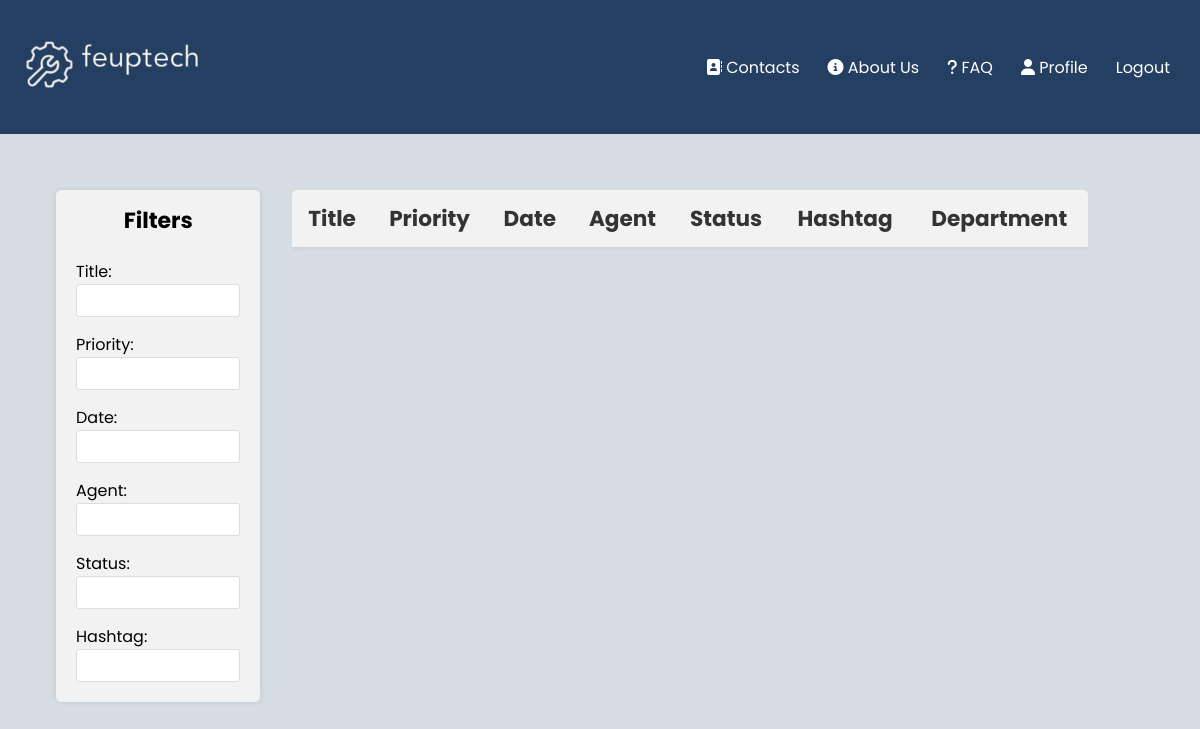
The page /pages/tickets_all.php?department=Operations (signed in) on the database as committed earlier.
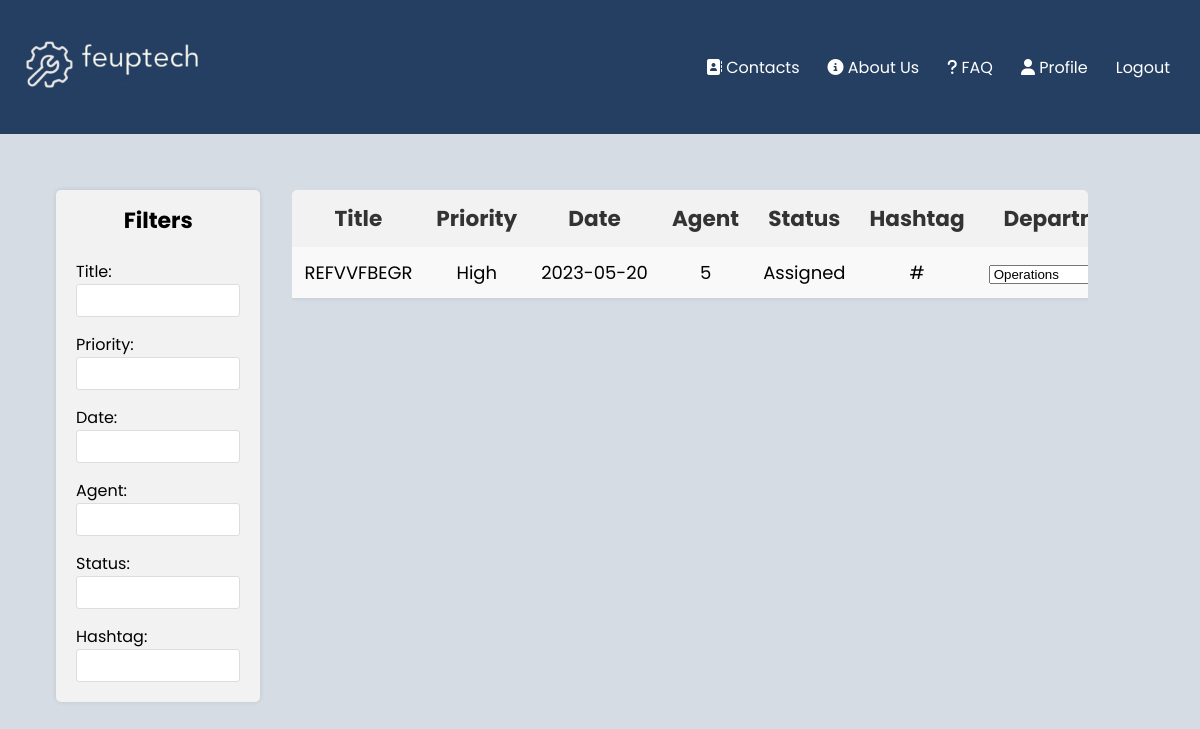
The same page on the database as committed later.
### tables this page shows
CREATE TABLE tickets(

    idTicket integer primary key AUTOINCREMENT,
    title text NOT NULL,
    description text,
    status text references Status(title),
    idAgent text references Agents(idAgent),
    idClient text references Clients(idClient),
    department text references department(title),
    priority text,
    hashtag text,
    date datetime
);

### pages/tickets_all.php (called while the page is built, shortened)
<?php
    require_once(__DIR__ . '/../database/connection.db.php');
    include '../database/ticket.class.php';
    include '../database/user.class.php';
    include '../utils/session.php';
    include '../templates/tickets.tpl.php';
    include '../templates/tickets_all.tpl.php';
    $session = new Session();
    $db = getDatabaseConnection();
    $user = User::getUserWithId($db, $session->getID());
    $tickets = $user->getAllTicketsWithDepartment($db, $_GET['department']);
    $departments = $user->getAllDepartments($db);
    drawTicketsHeader($session);
    drawTicketsAll($db, $tickets, $departments);
?>

### utils/session.php (called while the page is built, shortened)
<?php
class Session{
      public function isLoggedIn() : bool {
        return isset($_SESSION['id']);
      }
      public function getID() : ?int {
        return isset($_SESSION['id']) ? $_SESSION['id'] : null;
      }
}
?>

### database/ticket.class.php (called while the page is built, shortened)
<?php
     class Ticket{
        public string $title;
        public string $priority;
        public function __construct(int $idTicket, string $title, string $status,
          string $description, string $department, string $priority, string $hashtag, string $date, string $idClient, int $idAgent){
            $this->idTicket = $idTicket;
            $this->title = $title;
            $this->status = $status;
            $this->department = $department;
            $this->priority = $priority;
            $this->date = $date;
            $this->idAgent = $idAgent;
        }
        public function getTitle(){
            return $this->title;
        }
        public function getPriority(){
            return $this->priority;
        }
    }
?>

### database/user.class.php (called while the page is built, shortened)
<?php
     class User{
        static function getUserWithID(PDO $db, int $id) : ?User {
            $stmt = $db->prepare('
                SELECT u.idUser, u.email, u.name, u.username
                FROM users u JOIN admins a ON u.idUser = a.idAdmin
                WHERE u.idUser = ?');
            $stmt->execute(array($id));
            $row = $stmt->fetch(PDO::FETCH_ASSOC);
            $stmt = $db->prepare('
                SELECT u.idUser, u.email, u.name, u.username
                FROM users u JOIN agents a ON u.idUser = a.idAgent
                WHERE u.idUser = ?');
            $stmt->execute(array($id));;
            $row = $stmt->fetch(PDO::FETCH_ASSOC);
            if ($row !== false) {
                return new Agent($row['idUser'], $row['email'], $row['name'], $row['username']);
            }
            return null;
            }
     }
    class Agent extends Client{
        function getAllTicketsWithDepartment($db, $department){
            $stmt = $db->prepare('SELECT idTicket, date, status, title, description, department, priority, idClient, idAgent, hashtag FROM tickets WHERE department = ?');
            $stmt->execute([$department]);
            $ticketRows = $stmt->fetchAll(PDO::FETCH_ASSOC);
            $tickets = [];
            foreach ($ticketRows as $row) {
                $ticket = new Ticket(
                    intval($row['idTicket']),
                    $row['title'],
                    $row['status'],
                    $row['description'],
                    $row['department'],
                    $row['priority'],
                    strval($row['hashtag']),
                    $row['date'],
                    $row['idClient'],
                    intval($row['idAgent']),
                );
                array_push($tickets, $ticket);
            }
            return $tickets;
        }
    }
?>

### templates/tickets_all.tpl.php (the view, shortened to what this page needs)
<?php function drawTicketsAll($db, $tickets, $departments) { ?>
    <main class="tab">
                <section class="sidebar">
                    <h3>Filters</h3>
                    <label for="titleFilter">Title:</label>
                    <input type="text" id="titleFilter">
                    <br>
                    <label for="priorityFilter">Priority:</label>
                    <input type="text" id="priorityFilter">
                    <br>
                    <label for="dateFilter">Date:</label>
                    <input type="text" id="dateFilter">
                    <br>
                    <label for="agentFilter">Agent:</label>
                    <input type="text" id="agentFilter">
                    <br>
                    <label for="statusFilter">Status:</label>
                    <input type="text" id="statusFilter">
                    <br>
                    <label for="hashtagFilter">Hashtag:</label>
                    <input type="text" id="hashtagFilter">
                </section>
            <section class="table-container">
                <table id="filter">
                        <th>Title</th>
                        <th>Priority</th>
                        <th>Date</th>
                        <th>Agent</th>
                        <th>Status</th>
                        <th>Hashtag</th>
                        <th>Department</th>
                    <?php
                        foreach($tickets as $ticket)
                            drawTicketAll($db, $ticket, $departments);
                    ?>
                </table>
            </section>
        </main>
    </body>
</html>
<?php } ?>
<?php function drawTicketAll($db,$ticket,$departments) { ?>
    <tr>
        <td><a href="../pages/ticket_detail.php?ticket=<?php echo urlencode($ticket->idTicket) ?>"><?php echo $ticket->getTitle() ?></a></td>
        <td><?php echo $ticket->getPriority() ?></td>
        <td><?php echo $ticket->date ?></td>
        <td>
            <?php
                if ($ticket->status == "Opened" ){
                    echo "<i class=\"fa-solid fa-plus\"></i>";
                }
                else{
                    echo $ticket->idAgent;
                }
            ?>
        </td>
        <td><?php echo $ticket->status ?></td>
        <td><?php echo '#' . $ticket->hashtag ?></td>
        <td>
            <form action="../actions/action_updateDepartment.php" method="POST">
            <select name = "department" id="departmentSelect">
            <?php
                foreach ($departments as $department)
                    if ($department == $ticket->department)
                        echo "<option value=\"$department\" selected>$department</option>";
                    else
                        echo "<option value=\"$department\">$department</option>";
            ?>
            </select>
            </form>
        </td>
    </tr>
<?php } ?>

### templates/tickets.tpl.php (shortened to what this page needs)
<?php function drawTicketsHeader($session, $css = "") { ?>
    <!DOCTYPE html>
    <html lang = "en-Us">
    <head>
        <link href="../css/navLogin_style.css" rel="stylesheet">
        <link href="../css/tickets_style.css" rel="stylesheet">
        <link href="../css/newTicket.css" rel="stylesheet">
        <link href="../css/tickets_all.css" rel="stylesheet">
        <link href="../css/assign_style.css" rel="stylesheet">
    </head>
    <body>
        <nav>
        <a href = "../pages"><img src ="../images/logo.png"></a>
        <ul class = "navigation">
                <li class = "nav_elem"><a href = "../pages/contacts.php"><i class="fa-solid fa-address-book"></i> Contacts</a></li>
                <li class = "nav_elem"><a href = "../pages/about_us.php"><i class="fas fa-circle-info"></i> About Us</a></li>
                <li class = "nav_elem"><a href = "../pages/faq.php"><i class="fa-solid fa-question"></i> FAQ</a></li>
                <?php
                if (!$session->isLoggedIn()){
                    echo "<li class = \"nav-elem\"><a href=\"../pages/register.php\">Register</a></li>";
                    echo "<li class = \"nav-elem\"><a href=\"../pages/login.php\">Login</a></li>";
                }
                else{
                    echo "<li class = \"nav-elem\"><a href =\"../pages/profile.php\"><i class=\"fa-solid fa-user\"></i> Profile</a></li>";
                    echo "<form action=\"../actions/action_logout.php\" method=\"post\" class=\"logout\"><a href = \"#\" type=\"submit\" onclick=\"this.parentNode.submit(); return false;\">Logout</a></form>";
                }
                ?>
            </ul>
        </nav>
<?php } ?>

### css/navLogin_style.css (style rules this page uses)
.navigation { display: flex; justify-content: flex-end; padding: 14px 16px; }
nav a { text-decoration: none; color: white; padding: 14px; }
li { list-style: none; }
nav { background-color: #243f61; background-size: cover; background-position: center; text-align: center; font-family: 'Poppins'; margin: -8px; display: grid; grid-template-columns: auto 1fr; column-gap: 2em; align-items: center; }
nav img { width: 100%; max-width: 200px; justify-self: start; }

### css/tickets_style.css (style rules this page uses)
body { font-family: 'Poppins'; background-color: #D5DCE3; }

### css/tickets_all.css (style rules this page uses)
body { font-family: 'Poppins'; background-color: #D5DCE3 }
.tab { display: grid; grid-template-columns: 18% 70%; column-gap: 2em; margin-left: 3em; }
.table-container { overflow-x: auto; margin-top: 4em; border-radius: 5px; }
table { width: 100%; white-space: nowrap; }
.sidebar { background-color: #f2f2f2; padding: 20px; border-radius: 5px; box-shadow: 0 0 5px rgba(0, 0, 0, 0.1); margin-bottom: 20px; margin-top: 4em; }
.sidebar h3 { font-size: 22px; margin-top: -6.5px; text-align: center; }
.sidebar label { display: block; margin-top: 15px; }
.sidebar input[type="text"] { width: 100%; padding: 8px; border: 1px solid #ddd; border-radius: 3px; box-sizing: border-box; }
table { border-collapse: collapse; box-shadow: 0 0 5px rgba(0, 0, 0, 0.1); font-size: 18px; }
table th, table td { padding: 12px; text-align: center; }
table th { background-color: #f2f2f2; font-weight: bold; color: #333; font-size: larger; }
table tr:nth-child(even) { background-color: #f9f9f9; }
table td a { text-decoration: none; color: black; }

Rows that differ between the two databases and show on the page:
now on this page (row edited): tickets: title "REFVVFBEGR", priority "High", date "2023-05-20", idAgent "5", status "Assigned", department "Operations"
